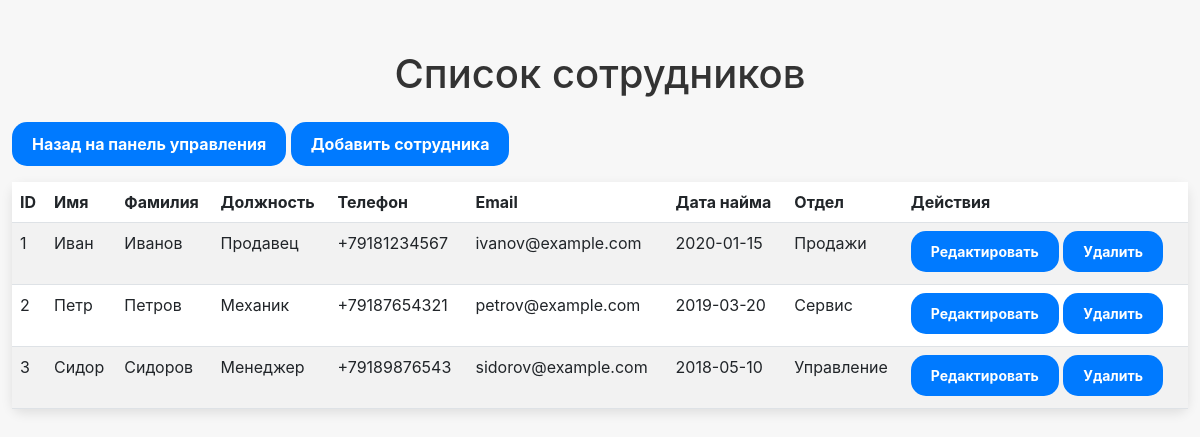
/view_employees (signed in), run on the app's committed database.
### models.py (models this page shows)
class Employee(db.Model):
    __tablename__ = 'employees'
    employee_id = db.Column(db.Integer, primary_key=True)
    user_id = db.Column(db.Integer, db.ForeignKey('users.user_id'), nullable=False)
    first_name = db.Column(db.String(50), nullable=False)
    last_name = db.Column(db.String(50), nullable=False)
    position = db.Column(db.String(50), nullable=False)
    phone_number = db.Column(db.String(20))
    email = db.Column(db.String(120), unique=True, nullable=False)
    hire_date = db.Column(db.Date, nullable=False)
    department = db.Column(db.String(50))
    user = db.relationship('User', backref=db.backref('employee', uselist=False))

### employees.py (the view)
    @app.route('/view_employees')
    def view_employees():
        if 'user_id' not in session:
            flash('Пожалуйста, войдите для доступа к этой странице.', 'warning')
            return redirect(url_for('login'))
        employees = Employee.query.all()
        return render_template('view_employees.html', employees=employees)

### app.py (called while the page is built)
@app.before_request
def before_request():
    app.logger.debug(f"Запрос: {request.method} {request.url}")

@app.after_request
def after_request(response):
    app.logger.debug(f"Ответ: {response.status}")
    return response

### templates/view_employees.html (shortened to what this page needs)
<!DOCTYPE html>
<html lang="ru">
<head>
    <link rel="stylesheet" href="https://cdnjs.cloudflare.com/ajax/libs/bootstrap/5.3.0-alpha1/css/bootstrap.min.css">
    <link rel="stylesheet" href="https://cdnjs.cloudflare.com/ajax/libs/font-awesome/6.0.0-beta3/css/all.min.css">
</head>
<body>
<div class="container">
    <h1 class="text-center mb-4">Список сотрудников</h1>
    <a href="{{ url_for('dashboard') }}" class="btn btn-primary mb-3">Назад на панель управления</a>
    <a href="{{ url_for('add_employee') }}" class="btn btn-success mb-3">Добавить сотрудника</a>
    <table class="table table-striped">
        <thead>
            <tr>
                <th>ID</th>
                <th>Имя</th>
                <th>Фамилия</th>
                <th>Должность</th>
                <th>Телефон</th>
                <th>Email</th>
                <th>Дата найма</th>
                <th>Отдел</th>
                <th>Действия</th>
            </tr>
        </thead>
        <tbody>
            {% for employee in employees %}
            <tr>
                <td>{{ employee.employee_id }}</td>
                <td>{{ employee.first_name }}</td>
                <td>{{ employee.last_name }}</td>
                <td>{{ employee.position }}</td>
                <td>{{ employee.phone_number }}</td>
                <td>{{ employee.email }}</td>
                <td>{{ employee.hire_date }}</td>
                <td>{{ employee.department }}</td>
                <td>
                    <a href="{{ url_for('edit_employee', employee_id=employee.employee_id) }}" class="btn btn-primary btn-sm mb-1">Редактировать</a>
                    <form action="{{ url_for('delete_employee', employee_id=employee.employee_id) }}" method="post" style="display:inline;">
                        <button type="submit" class="btn btn-danger btn-sm mb-1">Удалить</button>
                    </form>
                </td>
            </tr>
            {% endfor %}
        </tbody>
    </table>
</div>
</body>
</html>

### templates/view_employees.html (style rules this page uses)
body { background-color: #f7f7f7; font-family: -apple-system, BlinkMacSystemFont, "San Francisco", "Helvetica Neue", sans-serif; color: #333; }
.container { margin-top: 50px; max-width: 1200px; }
.table { background-color: #fff; border-radius: 10px; box-shadow: 0 4px 12px rgba(0, 0, 0, 0.1); }
.btn { border-radius: 15px; padding: 10px 20px; background-color: #007aff; border: none; color: #fff; font-weight: bold; }

### data on the page
Employee: employee_id "1", first_name "Иван", last_name "Иванов", position "Продавец", phone_number "+79181234567", email "ivanov@example.com", hire_date "2020-01-15", department "Продажи"
Employee: employee_id "2", first_name "Петр", last_name "Петров", position "Механик", phone_number "+79187654321", email "petrov@example.com", hire_date "2019-03-20", department "Сервис"
Employee: employee_id "3", first_name "Сидор", last_name "Сидоров", position "Менеджер", phone_number "+79189876543", email "sidorov@example.com", hire_date "2018-05-10", department "Управление"
